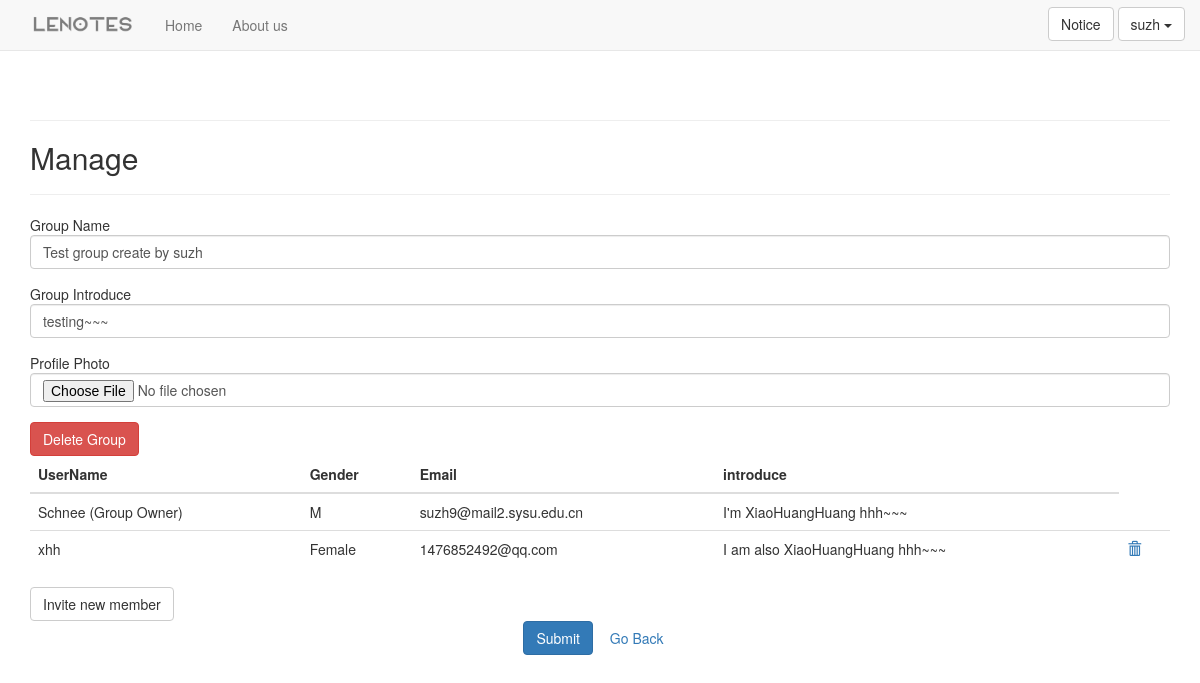
Before: /manage/3 (signed in) with the older database file.
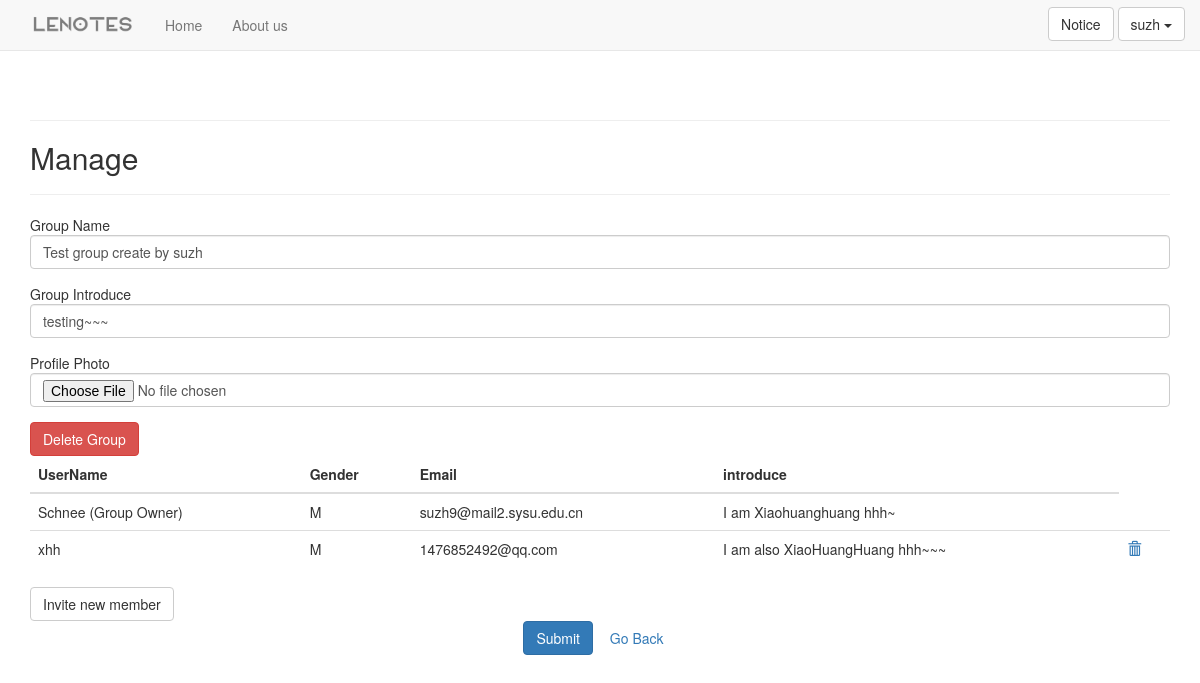
After: the same page with the newer database file.
### users/models.py (models this page shows, shortened)
class UserInfo(models.Model):
    GENDER_CHOICES = (
        (u'M', u'Male'),
        (u'F', u'Female'),
    )
    user = models.OneToOneField(User, on_delete = models.CASCADE)
    name = models.CharField(max_length = 20, default = "Undefined")
    gender = models.CharField(max_length = 6, choices = GENDER_CHOICES, default = "Male")
    email = models.CharField(max_length = 40, default = "Undefined@example.com")
    intro = models.CharField(max_length = 200, default = "hello world")
    profile = models.ImageField(upload_to='user/img', default='user/img/default.jpg')
    unread_count = models.IntegerField(default=0)

### lenotes/views.py (the view, shortened to what this page needs)
# urls.py: path('manage/<int:group_id>', views.manage, name = 'manage'),
@login_required
def manage(request, group_id):
    if request.method != 'POST':
        try:
            group = Group.objects.get(id=group_id)
        except ObjectDoesNotExist:
            group = Group.objects.create(id=group_id)
        group_form = GroupForm(instance = group)
    members = group.members.all()
    memberInfos = []
    for member in members:
        info = UserInfo.objects.get(user=member)
        memberInfos.append(info)
    context = {
        'group': group,
        'memberInfos': memberInfos,
        'group_form': group_form,
    }
    return render(request, 'lenotes/manage.html' , context)

### lenotes/forms.py
class GroupForm(forms.ModelForm):
    class Meta:
        model = Group
        fields = [
            'name',
            'intro',
        ]
        labels = {
            'name': 'Group Name',
            'intro': 'Group Introduce',
        }

### lenotes/templatetags/base.py (called while the page is built)
@register.filter
def getUnreadCount(user):
    try:
        info = UserInfo.objects.get(user=user)
    except ObjectDoesNotExist:
        return 0
    else:
        return info.unread_count

### lenotes/templates/lenotes/manage.html (shortened to what this page needs)
{% extends "lenotes/base.html" %} {% load widget_tweaks %} {% block title %}Menage{% endblock title %} {% block content %}
<div class="section">
    <form action="{% url 'lenotes:manage' group.id %}" enctype="multipart/form-data" method='post' novalidate class="myforms">
        <h2>Manage</h2>
        <hr/> {% include 'lenotes/forms/group_form.html' %}
        {% ifequal group.owner request.user %}
        <a href="{% url 'lenotes:del_group' group.id %}" class="btn btn-danger" onclick="delGroupConfirm()">Delete Group</a> {% else %}
        <a href="{% url 'users:quit_group' group.id %}" class="btn btn-danger" onclick="quitGroupConfirm()">Quit the group</a> {% endifequal %}
        <table class="table table-hover">
            <thead>
                <tr>
                    <th>UserName</th>
                    <th>Gender</th>
                    <th>Email</th>
                    <th>introduce</th>
                </tr>
            </thead>
            <tbody>
                {% for info in memberInfos %}
                <tr>
                    {% if group.owner == info.user %}
                    <td>{{ info.name }} (Group Owner)</td>
                    {% elif request.user == info.user %}
                    <td>{{ info.name }} (Yourself)</td>
                    {% else %}
                    <td>{{ info.name }}</td>
                    {% endif %}
                    <td>{{ info.gender }}</td>
                    <td>{{ info.email }}</td>
                    <td>{{ info.intro }}</td>
                    {% ifequal group.owner request.user %} {% ifnotequal group.owner info.user %}
                    <td>
                        <a href="{% url 'lenotes:del_member' group.id info.id %}" onclick="delMemberConfirm()" title="Delete">
                            <span class="glyphicon glyphicon-trash" aria-hidden="true"></span>
                        </a>
                    </td>
                    {% endifnotequal %} {% endifequal %}
                </tr>
                {% empty %}
                <li>Only you and no other Member.</li>
                {% endfor %}
            </tbody>
        </table>
        {% ifequal group.owner request.user %}
        <a href="{% url 'lenotes:send_invite' group.id %}" class="btn btn-default">Invite new member</a> {% endifequal %}
        <div style="text-align: center">
            <button name="submit" class="btn btn-primary">Submit</button>
            <a class="btn btn-outline-primary" href="/">Go Back</a>
        </div>
    </form>
</div>
{% endblock content %}

Changed rows visible on the page:
changed UserInfo "Schnee": intro "I'm XiaoHuangHuang hhh~~~" → "I am Xiaohuanghuang hhh~"
changed UserInfo "xhh": gender "Female" → "M"
